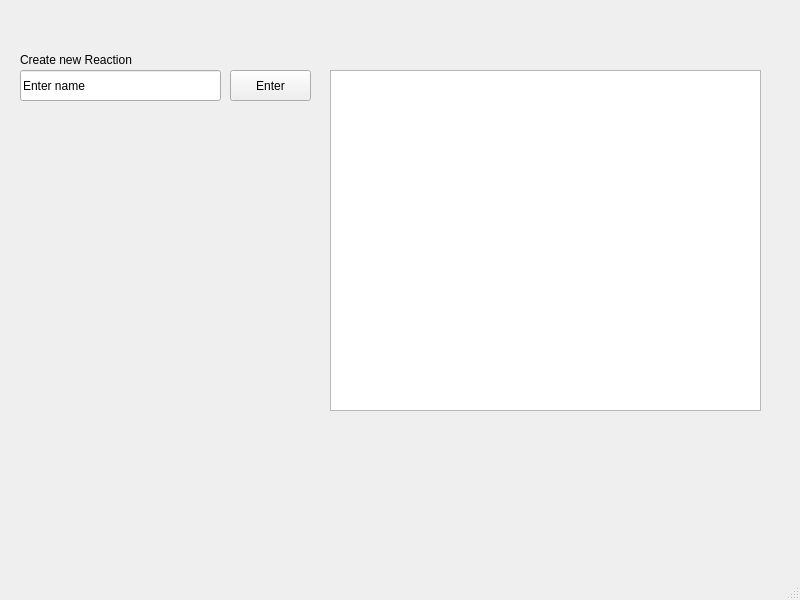
<?xml version="1.0" encoding="UTF-8"?>
<ui version="4.0">
 <class>MainWindow</class>
 <widget class="QMainWindow" name="MainWindow">
  <property name="geometry">
   <rect>
    <x>0</x>
    <y>0</y>
    <width>800</width>
    <height>600</height>
   </rect>
  </property>
  <property name="windowTitle">
   <string>MainWindow</string>
  </property>
  <widget class="QWidget" name="centralwidget">
   <widget class="QLineEdit" name="lineEdit">
    <property name="geometry">
     <rect>
      <x>20</x>
      <y>70</y>
      <width>201</width>
      <height>31</height>
     </rect>
    </property>
    <property name="text">
     <string>Enter name</string>
    </property>
   </widget>
   <widget class="QPushButton" name="pushButton">
    <property name="geometry">
     <rect>
      <x>230</x>
      <y>70</y>
      <width>81</width>
      <height>31</height>
     </rect>
    </property>
    <property name="text">
     <string>Enter</string>
    </property>
   </widget>
   <widget class="QLabel" name="label">
    <property name="geometry">
     <rect>
      <x>20</x>
      <y>50</y>
      <width>141</width>
      <height>20</height>
     </rect>
    </property>
    <property name="text">
     <string>Create new Reaction</string>
    </property>
   </widget>
   <widget class="QListWidget" name="listWidget">
    <property name="geometry">
     <rect>
      <x>330</x>
      <y>70</y>
      <width>431</width>
      <height>341</height>
     </rect>
    </property>
   </widget>
  </widget>
  <widget class="QMenuBar" name="menubar">
   <property name="geometry">
    <rect>
     <x>0</x>
     <y>0</y>
     <width>800</width>
     <height>25</height>
    </rect>
   </property>
  </widget>
  <widget class="QStatusBar" name="statusbar"/>
 </widget>
 <resources/>
 <connections/>
</ui>
